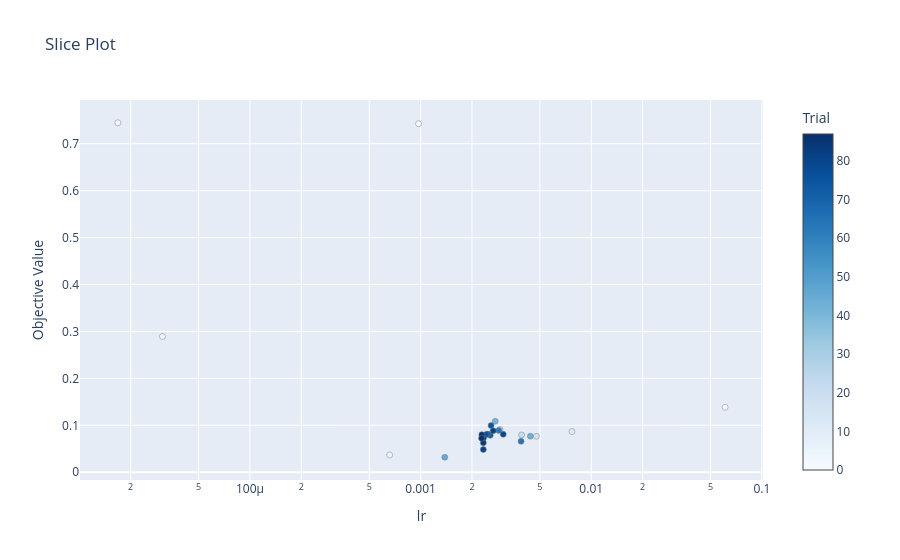

Notebook code for this chart:
### Code cell
optuna.visualization.plot_slice(loaded_study, params = ['lr']).show()

### Figure 1 — Plotly figure (JSON) as saved in the notebook; plotly's stock layout.template omitted (floating-point values rounded to 4 significant figures)
{"data": [{"marker": {"color": [0, 1, 2, 3, 4, 11, 16, 21, 25, 41, 43, 45, 63, 64, 73, 74, 75, 76, 78, 80, 81, 82, 84, 85, 87], "colorbar": {"title": {"text": "Trial"}, "x": 1, "xpad": 40}, "colorscale": [[0, "rgb(247,251,255)"], [0.125, "rgb(222,235,247)"], [0.25, "rgb(198,219,239)"], [0.375, "rgb(158,202,225)"], [0.5, "rgb(107,174,214)"], [0.625, "rgb(66,146,198)"], [0.75, "rgb(33,113,181)"], [0.875, "rgb(8,81,156)"], [1, "rgb(8,48,107)"]], "line": {"color": "Grey", "width": 0.5}}, "mode": "markers", "name": "Feasible Trial", "showlegend": false, "type": "scatter", "x": [0.06085, 0.000973, 1.684e-05, 3.069e-05, 0.0006585, 0.007705, 0.004769, 0.003907, 0.002918, 0.002737, 0.004398, 0.001386, 0.002871, 0.003878, 0.002558, 0.002586, 0.002472, 0.002421, 0.003048, 0.002331, 0.002662, 0.002334, 0.002331, 0.002284, 0.002277], "y": [0.1385, 0.7426, 0.7447, 0.2893, 0.03686, 0.08667, 0.07657, 0.0795, 0.09098, 0.1087, 0.07681, 0.03195, 0.08919, 0.06586, 0.07869, 0.09938, 0.08132, 0.08039, 0.08095, 0.04862, 0.08844, 0.07262, 0.06273, 0.08015, 0.07228]}], "layout": {"title": {"text": "Slice Plot"}, "xaxis": {"title": {"text": "lr"}, "type": "log"}, "yaxis": {"title": {"text": "Objective Value"}}}}
